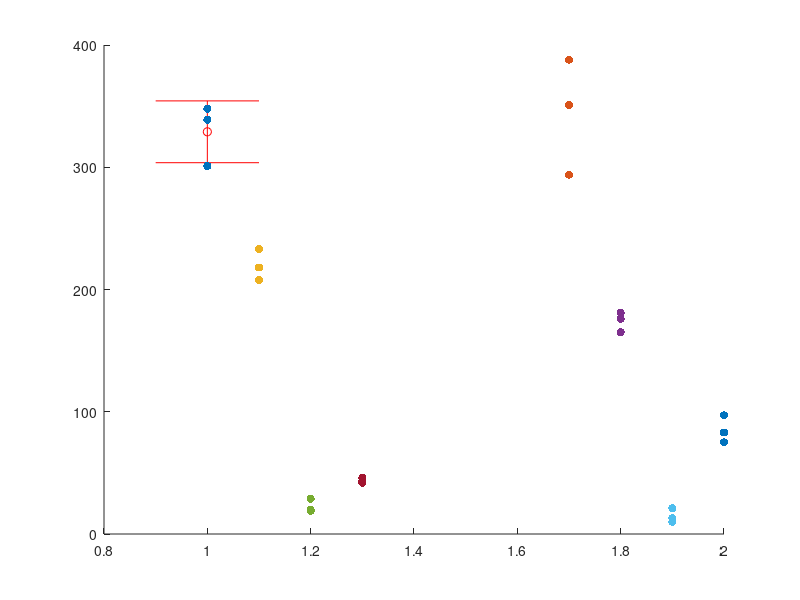

This chart was generated by the following MATLAB code: (Note: this script raises an error after producing the figure.)
bacNo = [348, 339, 301];
bacYes = [388, 294, 351];
neuNo = [208, 218, 233];
neuYes = [165, 176, 181];
macNo = [20, 19, 29];
macYes = [13, 21, 10];
timeNo = [42, 43, 46];
timeYes = [83, 97, 75];

scatter([1, 1, 1], bacNo, 'ro', 'filled')
hold on
scatter([1.7, 1.7, 1.7], bacYes, 'ro', 'filled')
hold on
scatter([1.1, 1.1, 1.1], neuNo, 'bo', 'filled')
hold on
scatter([1.8, 1.8, 1.8], neuYes, 'bo', 'filled')
hold on
scatter([1.2, 1.2, 1.2], macNo, 'go', 'filled')
hold on
scatter([1.9, 1.9, 1.9], macYes, 'go', 'filled')
hold on
scatter([1.3, 1.3, 1.3], timeNo, 'mo', 'filled')
hold on
scatter([2, 2, 2], timeYes, 'mo', 'filled')
hold on
e1 = errorbar(1, 329, 25.28, '-or', 'MarkerSize', 8);
errorbar(1.7, 342, 47.38, '-or', 'MarkerSize', 8)
e2 = errorbar(1.1, 220, 12.65, '-ob', 'MarkerSize', 8);
errorbar(1.8, 174, 8.22, '-ob', 'MarkerSize', 8)
e3 = errorbar(1.2, 22.94, 5.39, '-og', 'MarkerSize', 8);
errorbar(1.9, 15, 5.69, '-og', 'MarkerSize', 8)
e4 = errorbar(1.3, 43.3, 2.3, '-om', 'MarkerSize', 8);
errorbar(2, 85, 11.1, '-om', 'MarkerSize', 8)
ylabel('Average Number')
title('Wound Healing in Diabetic vs. Non-diabetic Patients')
ax = gca;
ax.XTick = [0, 1.1, 1.8, 3];
ax.XTickLabel = {'', 'No Diabetes', 'Diabetes', ''};
axis([.8 2.2 0 410])
legend([e1 e2 e3 e4], 'Bacteria', 'Neutrophils', 'Macrophages', 'Hours')